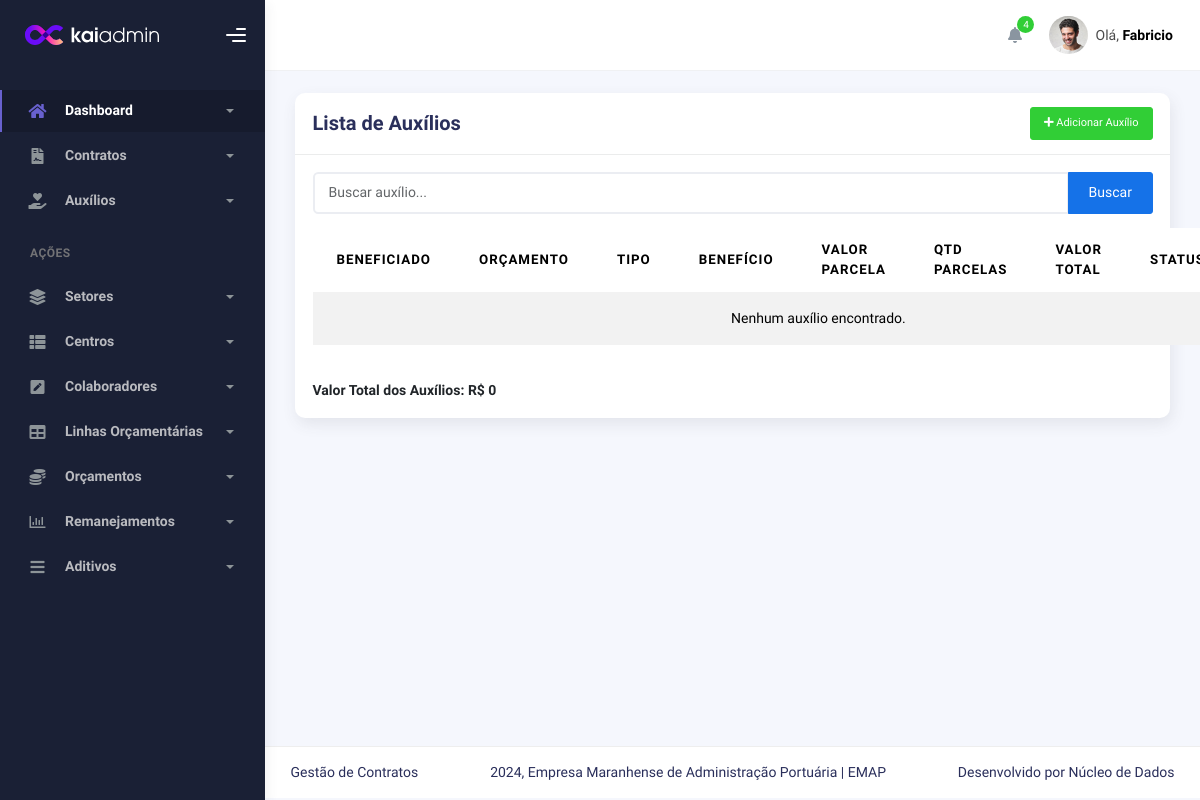
/auxilios/, run on an earlier commit of the app's database.
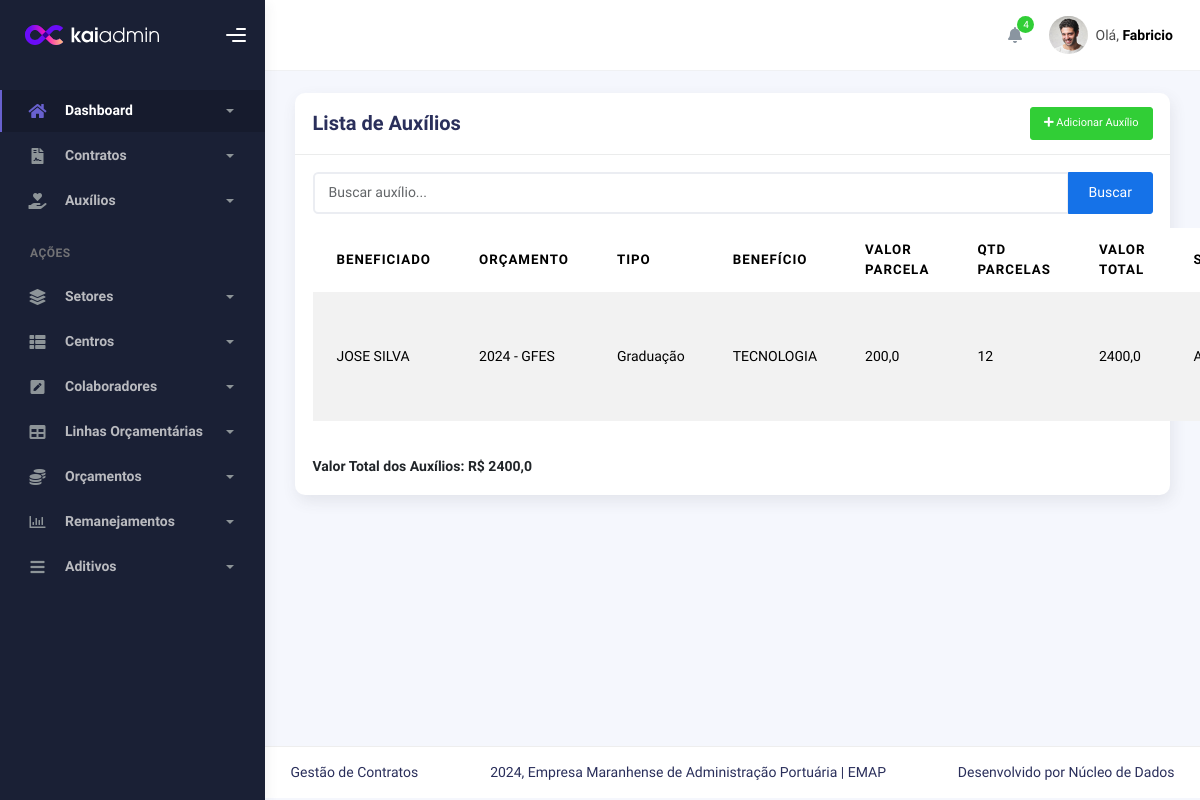
And on a later commit of the database.
### auxilios/models.py (models this page shows, shortened)
class AuxilioColaborador(models.Model):
    beneficiado = models.ForeignKey(Colaborador, on_delete=models.PROTECT)
    orcamento = models.ForeignKey(Orcamento, related_name='auxilios_colaboradores', on_delete=models.PROTECT)
    tipo_choices = [
        ('Graduação', 'Graduação'),
        ('Pós-Graduação', 'Pós-Graduação'),
        ('Auxílio creche escola', 'Auxílio creche escola'),
        ('Língua estrangeira', 'Língua estrangeira'),
    ]
    tipo = models.CharField(max_length=100, choices=tipo_choices, null=True, blank=True)
    beneficio = models.CharField(max_length=100, blank=False)
    valor_parcela = models.FloatField(null=True, blank=True)
    valor_total = models.FloatField(null=True, blank=True, editable=False,validators=[MinValueValidator(0.01)] )
    obs = models.CharField(max_length=200, null=True, blank=True)
    mes_inicio = models.DateField()
    qtd_parcelas = models.PositiveIntegerField()
    mes_fim = models.DateField(editable=False)
    status_choices = [
        ('aguardando', 'Aguardando'),
        ('ativo', 'Ativo'),
        ('finalizado', 'Finalizado'),
    ]
    status = models.CharField(max_length=10, choices=status_choices, default='aguardando')
    def save(self, *args, **kwargs):
        if self.valor_parcela and self.qtd_parcelas:
            self.valor_total = self.valor_parcela * self.qtd_parcelas
        if self.mes_inicio and self.qtd_parcelas:
            self.mes_fim = self.mes_inicio + relativedelta(months=self.qtd_parcelas)
        hoje = date.today()
        if hoje < self.mes_inicio:
            self.status = 'aguardando'
        elif self.mes_inicio <= hoje <= self.mes_fim:
            self.status = 'ativo'
        else:
            self.status = 'finalizado'
        if self.orcamento.classe == 'CAPEX':
            if not self.pk:
                self.orcamento.valor = F('valor') - self.valor_total
            else:
                old_instance = AuxilioColaborador.objects.get(pk=self.pk)
                self.orcamento.valor = F('valor') + old_instance.valor_total - self.valor_total
            self.orcamento.save()
        else:
            print("Orçamento não é do tipo CAPEX. Nenhuma subtração foi realizada.")
        super().save(*args, **kwargs)
    class Meta:
        verbose_name = 'Auxílio Colaborador'
        verbose_name_plural = 'Auxílios Colaboradores'

### contract/models.py (models this page shows, shortened)
class Colaborador(models.Model):
    nome_completo = models.CharField(max_length=100, null=True)
    mat = models.IntegerField(null=True, blank=True,verbose_name='Matrícula',unique=True)
    direcao = models.ForeignKey(Direcao, on_delete=models.CASCADE,null=True)
    gerencia = models.ForeignKey(Gerencia, on_delete=models.SET_NULL,null=True)
    coordenacao = models.ForeignKey(Coordenacao, on_delete=models.SET_NULL,null=True)
    ramal = models.CharField(max_length=4,null=True, blank=True)
    email = models.EmailField(max_length=50,null=True, blank=True)
    class Meta:
        verbose_name = 'Colaborador'
        verbose_name_plural = 'Colaboradores'

class Orcamento(models.Model):
    ano = models.IntegerField()
    centro = models.ForeignKey(CentroDeCustoGestor, on_delete=models.CASCADE)
    CLASSE_CHOICES = [
        ('A', 'OPEX'),
        ('B', 'CAPEX'),
    ]
    classe = models.CharField(max_length=100, choices=CLASSE_CHOICES, blank=True, null=True)
    valor = models.DecimalField(max_digits=10, decimal_places=2, default=0,validators=[MinValueValidator(0.01)] )
    def __str__(self):
        return f"{self.ano} - {self.centro}"
    class Meta:
        verbose_name = 'Orçamento'
        verbose_name_plural = 'Orçamentos'
        unique_together = ('ano', 'centro', 'classe')

class CentroDeCustoGestor(models.Model):
    nome = models.CharField(max_length=100,unique=True)
    def __str__(self):
        return self.nome

### auxilios/views.py (the view)
# urls.py: path('', AuxilioColaboradorListView.as_view(), name='auxiliocolaborador_list'),
class AuxilioColaboradorListView(ListView):
    model = AuxilioColaborador
    template_name = 'auxiliocolaborador_list.html'
    context_object_name = 'auxilios_colaboradores'
    paginate_by = 5
    def get_queryset(self):
        queryset = super().get_queryset()
        orcamento_id = self.request.GET.get('orcamento_id')
        if orcamento_id:
            queryset = queryset.filter(orcamento_id=orcamento_id)
        hoje = date.today()
        for auxilio in queryset:
            if hoje < auxilio.mes_inicio:
                auxilio.status = 'aguardando'
            elif auxilio.mes_inicio <= hoje <= auxilio.mes_fim:
                auxilio.status = 'ativo'
            else:
                auxilio.status = 'finalizado'
            auxilio.save(update_fields=['status'])
        return queryset.order_by('id')
    def get_context_data(self, **kwargs):
        context = super().get_context_data(**kwargs)
        total_auxilios = self.get_queryset().aggregate(total=Sum('valor_total'))['total'] or 0
        context['valor_total_auxilios'] = total_auxilios
        context['orcamentos'] = Orcamento.objects.all()
        return context

### auxilios/templates/auxiliocolaborador_list.html (shortened to what this page needs)
{% extends 'index.html' %}
{% block 'conteudo' %}
<div class="container">
    <div class="page-inner">
        <div class="row">
            <div class="col-md-12">
                <div class="card">
                    <div class="card-header d-flex justify-content-between align-items-center">
                        <h4 class="card-title">Lista de Auxílios</h4>
                        <a href="{% url 'auxiliocolaborador_create' %}" class="btn btn-success btn-sm">
                            <i class="fas fa-plus"></i> Adicionar Auxílio
                        </a>
                    </div>
                    <div class="card-body">
                        <form method="GET" action="{% url 'auxiliocolaborador_list' %}">
                            <div class="input-group mb-3">
                                <input type="text" class="form-control" name="search" placeholder="Buscar auxílio...">
                                <button class="btn btn-primary" type="submit">Buscar</button>
                            </div>
                        </form>
                        <table class="table table-striped">
                            <thead>
                                <tr>
                                    <th>Beneficiado</th>
                                    <th>Orçamento</th>
                                    <th>Tipo</th>
                                    <th>Benefício</th>
                                    <th>Valor Parcela</th>
                                    <th>Qtd Parcelas</th>
                                    <th>Valor Total</th>
                                    <th>Status</th>
                                </tr>
                            </thead>
                            <tbody>
                                {% for auxilio in auxilios_colaboradores %}
                                <tr>
                                    <td>{{ auxilio.beneficiado.nome_completo }}</td>
                                    <td>{{ auxilio.orcamento }}</td>
                                    <td>{{ auxilio.get_tipo_display }}</td>
                                    <td>{{ auxilio.beneficio }}</td>
                                    <td>{{ auxilio.valor_parcela }}</td>
                                    <td>{{ auxilio.qtd_parcelas }}</td>
                                    <td>{{ auxilio.valor_total }}</td>
                                    <td>
                                        {% if auxilio.status == 'ativo' %}
                                            Ativo
                                        {% elif auxilio.status == 'finalizado' %}
                                            Finalizado
                                        {% else %}
                                            Aguardando
                                        {% endif %}
                                    </td>
                                </tr>
                                {% empty %}
                                <tr>
                                    <td colspan="9" class="text-center">Nenhum auxílio encontrado.</td>
                                </tr>
                                {% endfor %}
                            </tbody>
                        </table>
                        <div class="text-right mt-4">
                            <strong>Valor Total dos Auxílios: R$ {{ valor_total_auxilios }}</strong>
                        </div>
                    </div>
                </div>
            </div>
        </div>
    </div>
</div>
{% endblock %}

What changed in the data, as far as the page shows it:
added AuxilioColaborador: beneficiado.nome_completo "JOSE SILVA", orcamento "2024 - GFES", tipo "Graduação", beneficio "TECNOLOGIA", valor_parcela "200,0", qtd_parcelas "12", valor_total "2400,0", status "Aguardando"
Also different on the page:
{{ valor_total_auxilios }}: "0" → "2400,0"
text no longer shown: "Nenhum auxílio encontrado."
